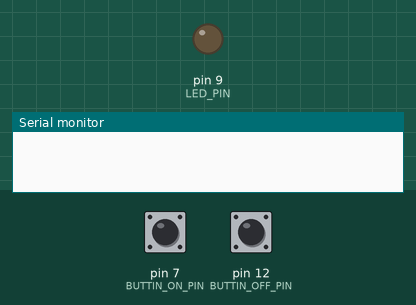
Recording of a sketch running on a simulated Arduino Uno, built with avr-gcc and run on an emulated ATmega328P. Shown: output pins drawn as LEDs (lit = HIGH), the last lines printed to the serial monitor. The test bench sets the inputs (shaded band); at power-on: pin 7 (BUTTIN_ON_PIN) HIGH, pin 12 (BUTTIN_OFF_PIN) HIGH.

Above: at 1.2 s.
1.3 s: pin 7 (BUTTIN_ON_PIN) pulled LOW for 0.15 s
At 2.0 s:
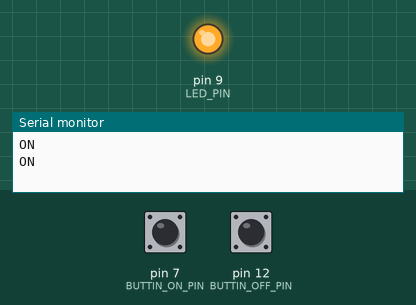
2.9 s: pin 12 (BUTTIN_OFF_PIN) pulled LOW for 0.15 s
At 3.2 s:
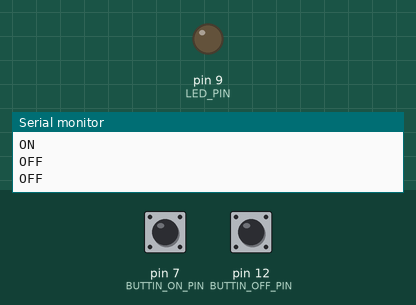
4.5 s: pin 7 (BUTTIN_ON_PIN) pulled LOW for 1 s
At 5.6 s:
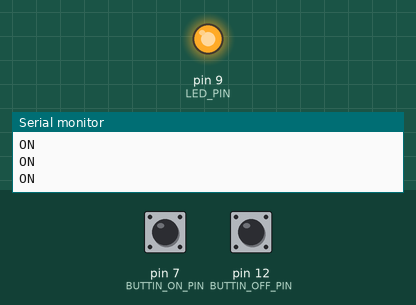
7.0 s: pin 12 (BUTTIN_OFF_PIN) pulled LOW for 1 s
At 7.6 s:
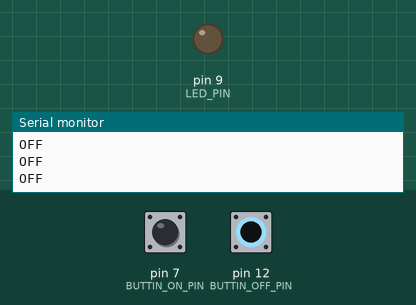
Timing chart, 0 to 10.0 s (numbered marks = the images above; inputs shaded):
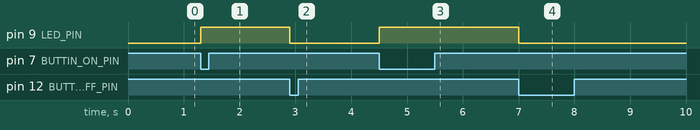

The sketch:

Button_2.ino
```cpp
const int BUTTIN_ON_PIN = 7; // 開燈按鈕的接腳(PIN)
const int BUTTIN_OFF_PIN = 12; // 關燈按鈕的接腳(PIN)
const int LED_PIN = 9; // LED 燈的接腳

int ledState = 0; // LED開/關狀態值, Ex: ledState = 1 (開燈), 0 (關燈)

void setup() {
  Serial.begin(9600);
  pinMode(BUTTIN_ON_PIN, INPUT); // 設定按鈕的接腳為輸入，因為我們要讀取他的狀態值
  pinMode(BUTTIN_OFF_PIN, INPUT); // 設定按鈕的接腳為輸入，因為我們要讀取他的狀態值
  pinMode(LED_PIN, OUTPUT); // 設定LED的接腳為輸出
}

void loop() {
  // 判斷是否 BUTTIN_ON_PIN 被按下(開燈)
  if(digitalRead(BUTTIN_ON_PIN) == LOW) { // LOW = 0, HIGH = 1
      ledState = 1; // ledState = 1 (開燈)
      Serial.println("ON");
  }

  // 判斷是否 BUTTIN_OFF_PIN 被按下(關燈)
  if(digitalRead(BUTTIN_OFF_PIN) == LOW) { // LOW = 0, HIGH = 1
      ledState = 0; // ledState = 0 (關燈)
      Serial.println("OFF");
  }

  // 判斷 ledState 的狀態
  if(ledState == 1) { // ledState = 1 (開燈), 0 (關燈)
    digitalWrite(LED_PIN, HIGH);
  } else {
    digitalWrite(LED_PIN, LOW);
  }

  delay(100);
}
```

Measured:
- after the input at 1.3 s, pin 9 (LED_PIN): LOW → HIGH at once
- after the input at 2.9 s, pin 9 (LED_PIN): HIGH → LOW at once
- after the input at 4.5 s, pin 9 (LED_PIN): LOW → HIGH at once
- after the input at 7.0 s, pin 9 (LED_PIN): HIGH → LOW at once
